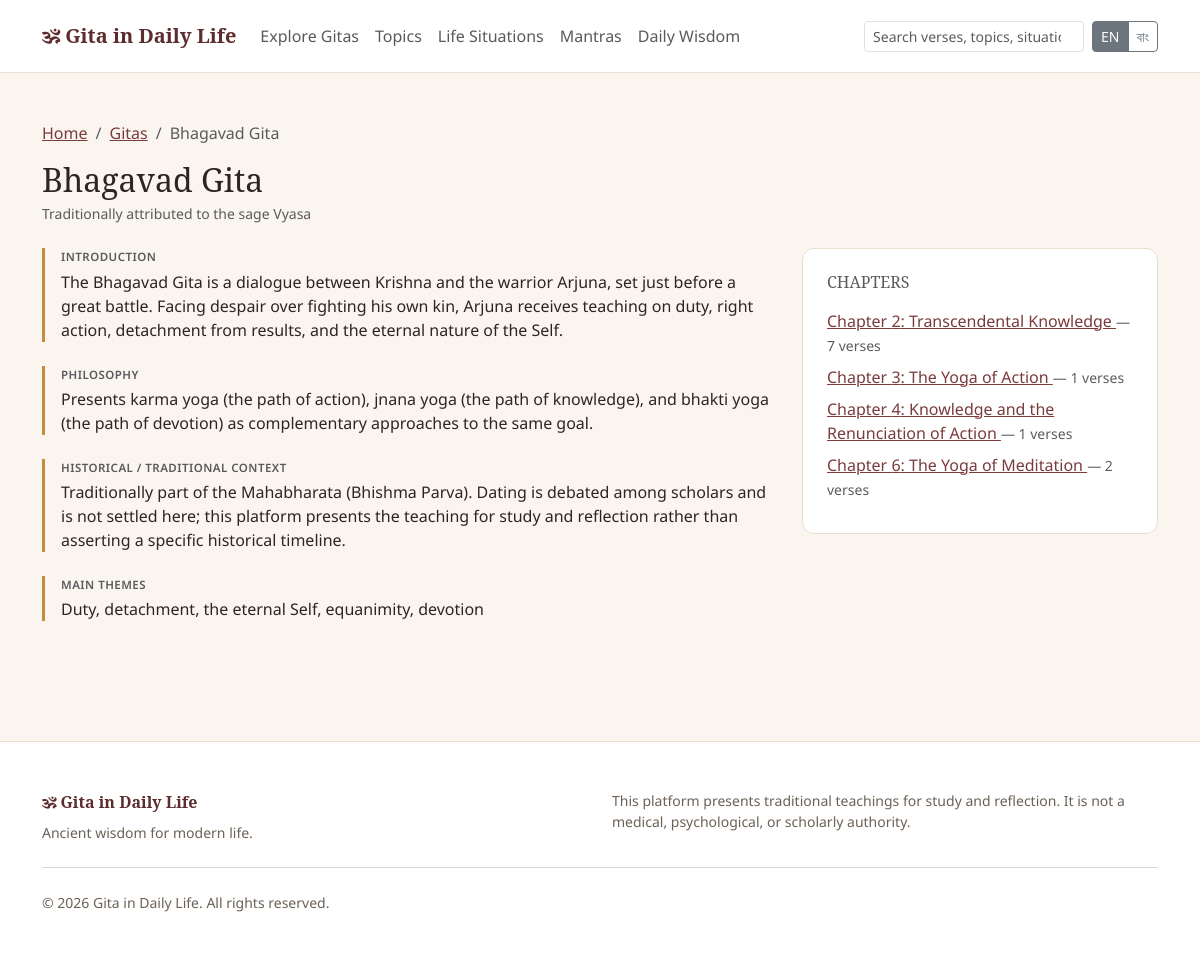
The app's page /public/gitas/bhagavad-gita with its own data.
### tables this page shows
CREATE TABLE gitas (
    id INT UNSIGNED AUTO_INCREMENT PRIMARY KEY,
    name VARCHAR(150) NOT NULL,
    slug VARCHAR(160) NOT NULL UNIQUE,
    alternate_names VARCHAR(255) NULL,
    short_description VARCHAR(500) NULL,
    introduction TEXT NULL,
    historical_context TEXT NULL,
    philosophy TEXT NULL,
    main_themes TEXT NULL,
    author_attribution VARCHAR(255) NULL,
    cover_image VARCHAR(255) NULL,
    language_available VARCHAR(100) NULL DEFAULT 'en',
    featured TINYINT(1) NOT NULL DEFAULT 0,
    status ENUM('draft','pending','published','archived') NOT NULL DEFAULT 'draft',
    meta_title VARCHAR(255) NULL,
    meta_description VARCHAR(500) NULL,
    created_by INT UNSIGNED NULL,
    updated_by INT UNSIGNED NULL,
    created_at DATETIME NOT NULL DEFAULT CURRENT_TIMESTAMP,
    updated_at DATETIME NOT NULL DEFAULT CURRENT_TIMESTAMP ON UPDATE CURRENT_TIMESTAMP,
    INDEX idx_gitas_status (status),
    INDEX idx_gitas_featured (featured)
);

CREATE TABLE chapters (
    id INT UNSIGNED AUTO_INCREMENT PRIMARY KEY,
    gita_id INT UNSIGNED NOT NULL,
    chapter_number INT UNSIGNED NOT NULL,
    name VARCHAR(200) NOT NULL,
    sanskrit_name VARCHAR(200) NULL,
    translation_name VARCHAR(200) NULL,
    summary TEXT NULL,
    main_ideas TEXT NULL,
    status ENUM('draft','pending','published','archived') NOT NULL DEFAULT 'draft',
    created_at DATETIME NOT NULL DEFAULT CURRENT_TIMESTAMP,
    updated_at DATETIME NOT NULL DEFAULT CURRENT_TIMESTAMP ON UPDATE CURRENT_TIMESTAMP,
    UNIQUE KEY uniq_gita_chapter (gita_id, chapter_number),
    FOREIGN KEY (gita_id) REFERENCES gitas(id) ON DELETE CASCADE,
    INDEX idx_chapters_status (status)
);

CREATE TABLE settings (
    id INT UNSIGNED AUTO_INCREMENT PRIMARY KEY,
    setting_key VARCHAR(150) NOT NULL UNIQUE,
    setting_value TEXT NULL,
    setting_group VARCHAR(60) NOT NULL DEFAULT 'general'
);

### app/core/Controller.php (called while the page is built, shortened)
<?php
abstract class Controller
{
    protected function view(string $view, array $data = []): void
    {
        extract($data, EXTR_SKIP);
        $viewFile = VIEWS_PATH . '/frontend/' . $view . '.php';
        require $viewFile;
        require VIEWS_PATH . '/frontend/layout.php';
    }
}

### modules/GitaController.php (called while the page is built, shortened)
<?php
final class GitaController extends Controller
{
    public function show(string $slug): void
    {
        $gita = Gita::findBySlug($slug);
        $chapters = Chapter::forGita((int) $gita['id']);
        $this->view('gitas/show', [
            'pageTitle' => $gita['name'] . ' — ' . APP_NAME,
            'metaDescription' => $gita['meta_description'] ?: $gita['short_description'],
            'gita' => $gita,
            'chapters' => $chapters,
        ]);
    }
}

### public/index.php (called while the page is built, shortened)
<?php
require_once __DIR__ . '/../app/bootstrap.php';
$router = new Router();
$router->dispatch();

### app/helpers/functions.php (called while the page is built, shortened)
<?php
function e(?string $value): string
{
    return htmlspecialchars((string) $value, ENT_QUOTES, 'UTF-8');
}
function url(string $path = ''): string
{
    return APP_BASE_PATH . '/' . ltrim($path, '/');
}
function current_lang(): string
{
    return Session::get('lang', DEFAULT_LANGUAGE);
}
function __t(string $key, array $replace = []): string
{
    static $cache = [];
    $lang = current_lang();
    if (!isset($cache[$lang])) {
        $file = LANGUAGES_PATH . '/' . $lang . '.php';
        $cache[$lang] = is_file($file) ? require $file : [];
    }
    $text = $cache[$lang][$key] ?? $key;
    return $text;
}

### app/core/Session.php (called while the page is built, shortened)
<?php
final class Session
{
    public static function get(string $key, $default = null)
    {
        return $_SESSION[$key] ?? $default;
    }
}

### app/bootstrap.php (called while the page is built, shortened)
<?php
require_once APP_PATH . '/config/config.php';
spl_autoload_register(function (string $class): void {
    static $dirs = null;
    if ($dirs === null) {
        $dirs = [
            APP_PATH . '/core',
            APP_PATH . '/models',
            APP_PATH . '/services',
            ROOT_PATH . '/modules',
        ];
    }
    foreach ($dirs as $dir) {
        $file = $dir . '/' . $class . '.php';
        if (is_file($file)) {
            return;
        }
    }
});
require_once APP_PATH . '/helpers/functions.php';

### app/core/Model.php (called while the page is built, shortened)
<?php
abstract class Model
{
    protected static string $table = '';
    protected static function db(): PDO
    {
        return Database::connection();
    }
    protected static function assertSafeIdentifier(string $identifier): string
    {
        return $identifier;
    }
    public static function findBy(string $column, $value): ?array
    {
        $stmt = self::db()->prepare('SELECT * FROM ' . static::$table . ' WHERE ' . $column . ' = ? LIMIT 1');
        $stmt->execute([$value]);
        $row = $stmt->fetch();
        return $row === false ? null : $row;
    }
    public static function all(string $orderBy = ''): array
    {
        $sql = 'SELECT * FROM ' . static::$table;
        return self::db()->query($sql)->fetchAll();
    }
    public static function where(array $conditions = [], string $orderBy = '', ?int $limit = null, ?int $offset = null): array
    {
        [$whereSql, $params] = self::buildWhere($conditions);
        $sql = 'SELECT * FROM ' . static::$table . $whereSql;
        if ($orderBy !== '') {
            $sql .= ' ORDER BY ' . self::sanitizeOrderBy($orderBy);
        }
        $stmt = self::db()->prepare($sql);
        $stmt->execute($params);
        return $stmt->fetchAll();
    }
    public static function count(array $conditions = []): int
    {
        [$whereSql, $params] = self::buildWhere($conditions);
        $stmt = self::db()->prepare('SELECT COUNT(*) FROM ' . static::$table . $whereSql);
        $stmt->execute($params);
        return (int) $stmt->fetchColumn();
    }
    protected static function buildWhere(array $conditions, bool $withKeyword = true): array
    {
        $parts = [];
        $params = [];
        foreach ($conditions as $column => $value) {
            if ($value === null) {
                $parts[] = $column . ' IS NULL';
            } else {
                $parts[] = $column . ' = ?';
                $params[] = $value;
            }
        }
        $sql = implode(' AND ', $parts);
        return [($withKeyword ? ' WHERE ' : '') . $sql, $params];
    }
    protected static function sanitizeOrderBy(string $orderBy): string
    {
        $parts = array_map('trim', explode(',', $orderBy));
        $safe = [];
        foreach ($parts as $part) {
            if (preg_match('/^([a-zA-Z_][a-zA-Z0-9_]*)\s*(ASC|DESC)?$/i', $part, $m)) {
                $safe[] = $m[1] . (isset($m[2]) ? ' ' . strtoupper($m[2]) : '');
            }
        }
        return $safe === [] ? '' : implode(', ', $safe);
    }
}

### app/core/Database.php (called while the page is built, shortened)
<?php
final class Database
{
    private static ?PDO $instance = null;
    public static function connection(): PDO
    {
        if (self::$instance === null) {
            $dsn = sprintf('mysql:host=%s;dbname=%s;charset=%s', DB_HOST, DB_NAME, DB_CHARSET);
            self::$instance = new PDO($dsn, DB_USER, DB_PASS, [
                PDO::ATTR_ERRMODE => PDO::ERRMODE_EXCEPTION,
                PDO::ATTR_DEFAULT_FETCH_MODE => PDO::FETCH_ASSOC,
                PDO::ATTR_EMULATE_PREPARES => false,
            ]);
        }
        return self::$instance;
    }
}

### app/models/Gita.php (called while the page is built, shortened)
<?php
final class Gita extends Model
{
    public static function findBySlug(string $slug): ?array
    {
        return self::findBy('slug', $slug);
    }
}

### app/models/Chapter.php (called while the page is built, shortened)
<?php
final class Chapter extends Model
{
    public static function forGita(int $gitaId): array
    {
        return self::where(['gita_id' => $gitaId], 'chapter_number ASC');
    }
    public static function verseCount(int $chapterId): int
    {
        return Verse::count(['chapter_id' => $chapterId, 'status' => 'published']);
    }
}

### app/core/Request.php (called while the page is built, shortened)
<?php
final class Request
{
    public static function uri(): string
    {
        $uri = $_SERVER['REQUEST_URI'] ?? '/';
        $path = parse_url($uri, PHP_URL_PATH);
        return $path === false || $path === null ? '/' : $path;
    }
}

### app/models/Setting.php (called while the page is built, shortened)
<?php
final class Setting extends Model
{
    public static function get(string $key, ?string $default = null): ?string
    {
        static $cache = null;
        if ($cache === null) {
            $cache = [];
            foreach (self::all() as $row) {
                $cache[$row['setting_key']] = $row['setting_value'];
            }
        }
        return $cache[$key] ?? $default;
    }
}

### views/frontend/gitas/show.php (the view, shortened to what this page needs)
<div class="container py-5">
  <nav aria-label="breadcrumb"><ol class="breadcrumb">
    <li class="breadcrumb-item"><a href="<?= e(url('')) ?>"><?= e(__t('breadcrumb.home')) ?></a></li>
    <li class="breadcrumb-item"><a href="<?= e(url('gitas')) ?>"><?= e(__t('breadcrumb.gitas')) ?></a></li>
    <li class="breadcrumb-item active"><?= e($gita['name']) ?></li>
  </ol></nav>
  <h1 class="h2 font-serif mb-1"><?= e($gita['name']) ?></h1>
  <?php if ($gita['author_attribution']): ?><p class="text-muted small mb-4"><?= e($gita['author_attribution']) ?></p><?php endif; ?>
  <div class="row">
    <div class="col-lg-8">
      <?php if ($gita['introduction']): ?>
        <div class="content-block">
          <div class="badge-label text-muted mb-1"><?= e(__t('gitas.introduction')) ?></div>
          <p><?= nl2br(e($gita['introduction'])) ?></p>
        </div>
      <?php endif; ?>
      <?php if ($gita['philosophy']): ?>
        <div class="content-block">
          <div class="badge-label text-muted mb-1"><?= e(__t('gitas.philosophy')) ?></div>
          <p><?= nl2br(e($gita['philosophy'])) ?></p>
        </div>
      <?php endif; ?>
      <?php if ($gita['historical_context']): ?>
        <div class="content-block">
          <div class="badge-label text-muted mb-1"><?= e(__t('gitas.historical_context')) ?></div>
          <p><?= nl2br(e($gita['historical_context'])) ?></p>
        </div>
      <?php endif; ?>
      <?php if ($gita['main_themes']): ?>
        <div class="content-block">
          <div class="badge-label text-muted mb-1"><?= e(__t('gitas.main_themes')) ?></div>
          <p><?= nl2br(e($gita['main_themes'])) ?></p>
        </div>
      <?php endif; ?>
    </div>
    <div class="col-lg-4">
      <div class="card-gidl p-4">
        <h2 class="h6 text-uppercase text-muted mb-3"><?= e(__t('gitas.chapters_heading')) ?></h2>
        <ul class="list-unstyled mb-0">
          <?php foreach ($chapters as $chapter): ?>
            <li class="mb-2">
              <a href="<?= e(url('gitas/' . $gita['slug'] . '/chapter/' . $chapter['chapter_number'])) ?>">
                <?= e(__t('chapter.label')) ?> <?= (int) $chapter['chapter_number'] ?>: <?= e($chapter['name']) ?>
              </a>
              <span class="text-muted small"> — <?= (int) Chapter::verseCount((int) $chapter['id']) ?> <?= e(__t('gitas.verses_suffix')) ?></span>
            </li>
          <?php endforeach; ?>
        </ul>
      </div>
    </div>
  </div>
</div>

### app/core/Router.php (shortened to what this page needs)
<?php
final class Router
{
    private array $routes = [];
    public function get(string $pattern, string $handler): void
    {
        $this->routes[] = ['GET', $pattern, $handler];
    }
    public function dispatch(): void
    {
        $uri = $this->currentPath();
        foreach ($this->routes as [$routeMethod, $pattern, $handler]) {
            $regex = $this->patternToRegex($pattern);
            if (preg_match($regex, $uri, $matches)) {
                $params = array_filter($matches, static fn ($key) => !is_int($key), ARRAY_FILTER_USE_KEY);
                $this->callHandler($handler, array_values($params));
                return;
            }
        }
    }
    private function currentPath(): string
    {
        $uri = Request::uri();
        $base = APP_BASE_PATH;
        if ($base !== '' && str_starts_with($uri, $base)) {
            $uri = substr($uri, strlen($base));
        }
        $uri = '/' . trim($uri, '/');
        return $uri;
    }
    private function patternToRegex(string $pattern): string
    {
        $pattern = rtrim($pattern, '/');
        if ($pattern === '') {
            $pattern = '/';
        }
        $regex = preg_replace('#\{([a-zA-Z_][a-zA-Z0-9_]*)\}#', '(?P<$1>[^/]+)', $pattern);
        return '#^' . $regex . '$#u';
    }
    private function callHandler(string $handler, array $params): void
    {
        [$controllerName, $methodName] = explode('@', $handler);
        $controller = new $controllerName();
        $controller->$methodName(...$params);
    }
}

### views/frontend/partials/footer.php (shortened to what this page needs)
<footer class="site-footer py-5 mt-5">
  <div class="container">
    <div class="row">
      <div class="col-md-6 mb-3 mb-md-0">
        <div class="font-serif fw-bold mb-2" style="color:var(--gidl-primary-dark);">🕉 <?= e(APP_NAME) ?></div>
        <p class="small mb-0"><?= e(Setting::get('site_tagline', 'Ancient wisdom for modern life.')) ?></p>
      </div>
      <div class="col-md-6">
        <p class="small mb-0"><?= e(__t('footer.disclaimer')) ?></p>
      </div>
    </div>
    <hr class="my-4">
    <p class="small mb-0">&copy; <?= date('Y') ?> <?= e(APP_NAME) ?>. <?= e(__t('footer.rights')) ?></p>
  </div>
</footer>
</body>
</html>

### public/assets/css/style.css (style rules this page uses)
:root { --gidl-bg: #faf6ef; --gidl-surface: #ffffff; --gidl-text: #2b2620; --gidl-text-muted: #6b6156; --gidl-border: #e8dfd0; --gidl-primary: #7a3b3b; --gidl-primary-dark: #5e2c2c; --gidl-accent: #c98a3e; }
body { background-color: var(--gidl-bg); color: var(--gidl-text); font-family: 'Noto Sans', system-ui, -apple-system, "Segoe UI", sans-serif; }
.font-serif, h1, h2, h3, h4, .verse-sanskrit { font-family: 'Noto Serif', Georgia, 'Times New Roman', serif; }
a { color: var(--gidl-primary); }
.card-gidl { background: var(--gidl-surface); border: 1px solid var(--gidl-border); border-radius: .75rem; transition: box-shadow .15s ease, transform .15s ease; }
.badge-label { letter-spacing: .04em; text-transform: uppercase; font-size: .72rem; font-weight: 600; }
.content-block { border-left: 3px solid var(--gidl-accent); padding-left: 1rem; margin-bottom: 1.5rem; }
footer.site-footer { background: var(--gidl-surface); border-top: 1px solid var(--gidl-border); color: var(--gidl-text-muted); }

### records on screen
gitas: name "Bhagavad Gita", author_attribution "Traditionally attributed to the sage Vyasa", introduction "The Bhagavad Gita is a dialogue between Krishna and the warrior Arjuna, set just before a great battle. Facing despair over fighting his own kin, Arjuna receives teaching on duty, right action, detachment from results, and the eternal nature of the Self.", philosophy "Presents karma yoga (the path of action), jnana yoga (the path of knowledge), and bhakti yoga (the path of devotion) as complementary approaches to the same goal.", historical_context "Traditionally part of the Mahabharata (Bhishma Parva). Dating is debated among scholars and is not settled here; this platform presents the teaching for study and reflection rather than asserting a specific historical timeline.", main_themes "Duty, detachment, the eternal Self, equanimity, devotion"
chapters: chapter_number "2", name "Transcendental Knowledge", id "7"
chapters: chapter_number "3", name "The Yoga of Action", id "1"
chapters: chapter_number "4", name "Knowledge and the Renunciation of Action", id "1"
chapters: chapter_number "6", name "The Yoga of Meditation", id "2"
settings: setting_value "This platform presents traditional teachings for study and reflection. It is not a medical, psychological, or scholarly authority.", setting_value "All rights reserved."

### other values on screen
Setting::get('site_tagline', 'Ancient wisdom for modern life.') "Ancient wisdom for modern life."
